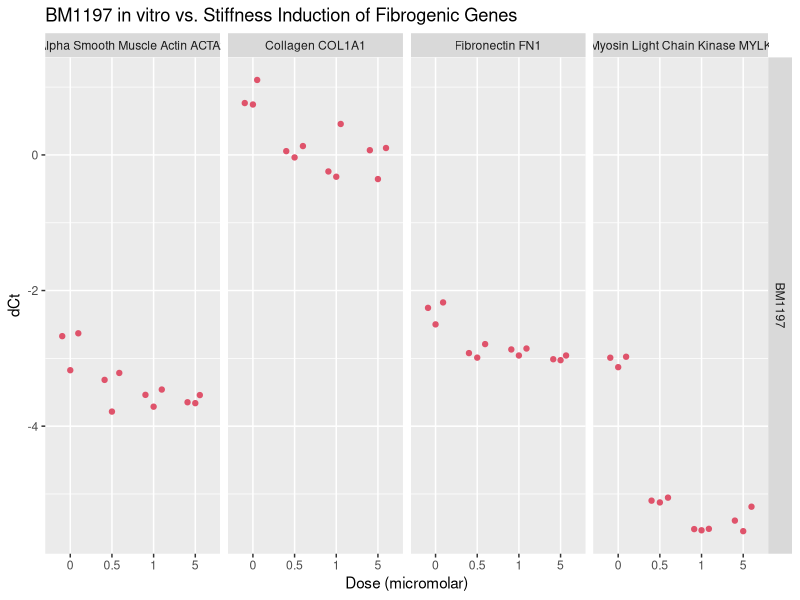
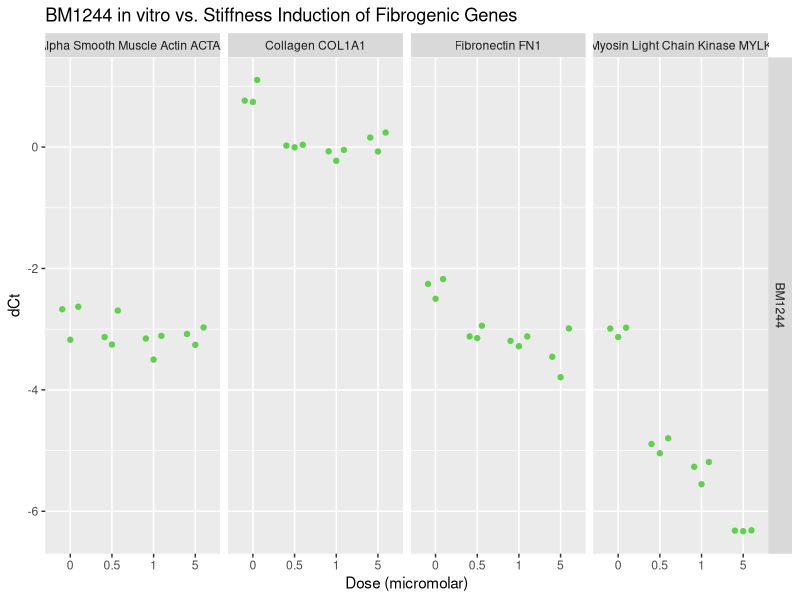
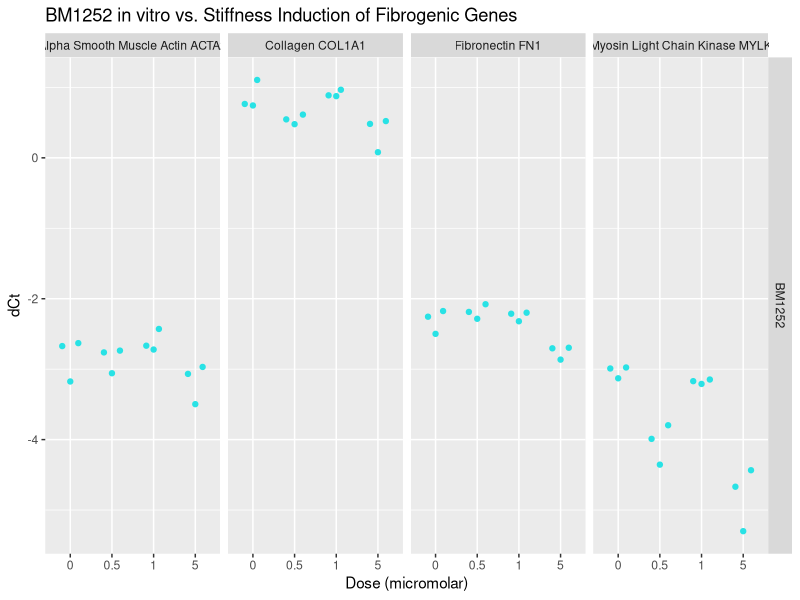
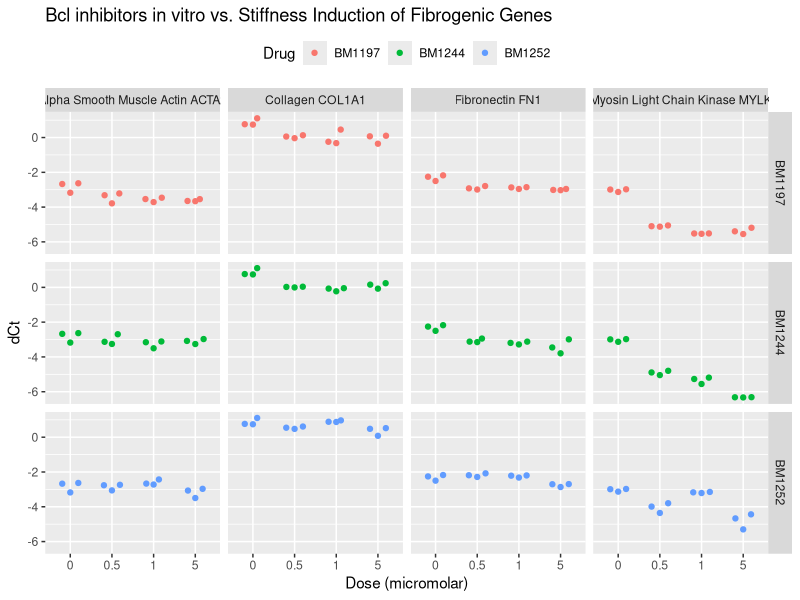

These charts were generated, in order, by the following R code:
library(tidyverse)
library(magrittr)
library(readxl)
library(ggplot2)
library(ggbeeswarm)

#read in data
stf <- read_excel("ESTF-131.xls", sheet=4)

stf$gene[stf$gene=="col1a1"]<- "Collagen COL1A1"
stf$gene[stf$gene=="fn1"]<- "Fibronectin FN1"
stf$gene[stf$gene=="ACTA2"]<- "Alpha Smooth Muscle Actin ACTA2"
stf$gene[stf$gene=="MYLK"]<- "Myosin Light Chain Kinase MYLK"
stf$rx <- as.factor(stf$rx)
stf$gene <- as.factor(stf$gene)
stf$micromolar<- as.factor(stf$micromolar)



#exploratory data analysis

#what is effect by gene, by dose for BM1197?
stf %>%
  filter(rx=="BM1197") %>%
  ggplot(aes(x=micromolar, y=dct, color=rx)) +
  facet_grid(rx ~ gene) +
  geom_quasirandom(dodge.width = 1, color=2) +  
  ggtitle("BM1197 in vitro vs. Stiffness Induction of Fibrogenic Genes") +
  labs(x="Dose (micromolar)") + labs(y="dCt") +
  guides(color=guide_legend(title="Drug")) +
  theme(legend.position = "top")


#what is effect by gene, by dose for BM1244?
stf %>%
  filter(rx=="BM1244") %>%
  ggplot(aes(x=micromolar, y=dct, color=rx)) +
  facet_grid(rx ~ gene) +
  geom_quasirandom(dodge.width = 1, color=3) +  
  ggtitle("BM1244 in vitro vs. Stiffness Induction of Fibrogenic Genes") +
  labs(x="Dose (micromolar)") + labs(y="dCt") +
  guides(color=guide_legend(title="Drug")) +
  theme(legend.position = "top")

#what is effect by gene, by dose for BM1252?
stf %>%
  filter(rx=="BM1252") %>%
  ggplot(aes(x=micromolar, y=dct, color=rx)) +
  facet_grid(rx ~ gene) +
  geom_quasirandom(dodge.width = 1, color=5) +  
  ggtitle("BM1252 in vitro vs. Stiffness Induction of Fibrogenic Genes") +
  labs(x="Dose (micromolar)") + labs(y="dCt") +
  guides(color=guide_legend(title="Drug")) +
  theme(legend.position = "top")

#what is effect by gene, by drug, by dose - All drugs?
ggplot(data= stf, aes(x=micromolar, y=dct, color=rx)) +
  facet_grid(rx ~ gene) +
  geom_quasirandom(dodge.width = 1) +  
  ggtitle("Bcl inhibitors in vitro vs. Stiffness Induction of Fibrogenic Genes") +
  labs(x="Dose (micromolar)") + labs(y="dCt") +
  guides(color=guide_legend(title="Drug")) +
  theme(legend.position = "top")
